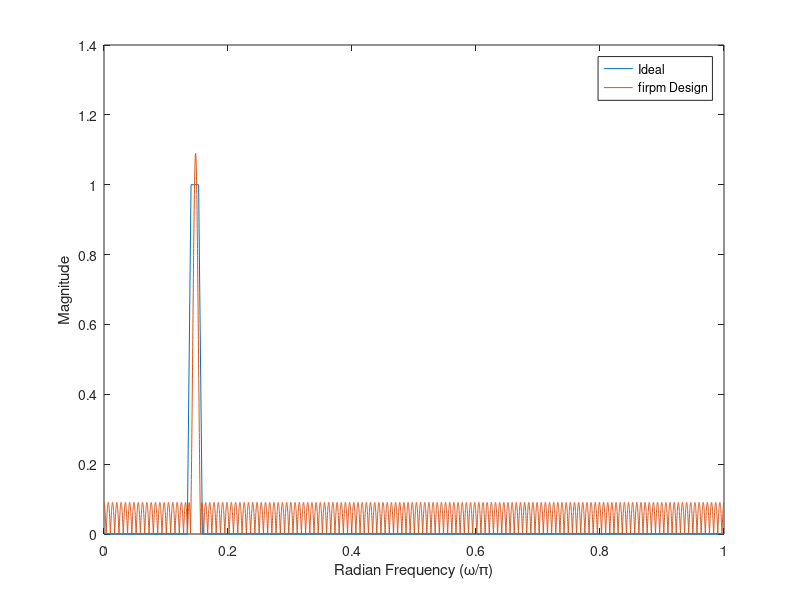

MATLAB code for this plot:
fs = 8192;
a = [0 0 1 1 0 0];

% filter 1
f = [0 640 670 730 760 fs]./fs;
filter1 = firpm(300,f,a);
save('filter1.mat','filter1')

% filter 2
f = [0 700 735 805 840 fs]./fs;
filter2 = firpm(300,f,a);
save('filter2.mat','filter2')

% filter 3
f = [0 800 825 875 900 fs]./fs;
filter3 = firpm(300,f,a);
save('filter3.mat','filter3')

% filter 4
f = [0 880 910 970 1000 fs]./fs;
filter4 = firpm(300,f,a);
save('filter4.mat','filter4')

% filter 5
f = [0 1150 1190 1230 1270 fs]./fs;
filter5 = firpm(300,f,a);
save('filter5.mat','filter5')

% filter 6
f = [0 1250 1300 1400 1450 fs]./fs;
filter6 = firpm(300,f,a);
save('filter6.mat','filter6')

% filter 7
f = [0 1400 1450 1550 1600 fs]./fs;
filter7 = firpm(300,f,a);
save('filter7.mat','filter7')

% filter 8
f = [0 1550 1600 1700 1750 fs]./fs;
filter8 = firpm(300,f,a);
save('filter8.mat','filter8')


%% plot
f = [0 1100 1150 1250 1300 fs]./fs;
[h,w] = freqz(filter5,1,fs);
plot(f,a,w/pi,abs(h))
legend('Ideal','firpm Design')
xlabel 'Radian Frequency (\omega/\pi)', ylabel 'Magnitude'